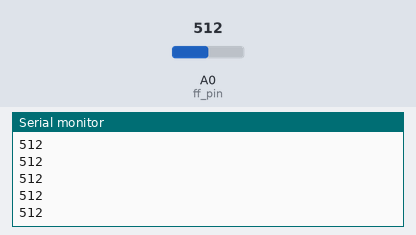
This sketch was run on a simulated Arduino Uno, built with avr-gcc and run on an emulated ATmega328P. Parts: the last lines printed to the serial monitor. The inputs (shaded band) are chosen by the test bench; at power-on: A0 (ff_pin) = 512.

Above: at 1.2 s.
1.3 s: A0 (ff_pin) set to 716
At 1.31 s:
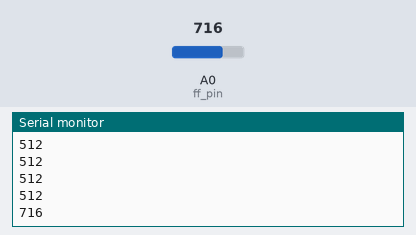
2.8 s: A0 (ff_pin) set to 900
At 2.81 s:
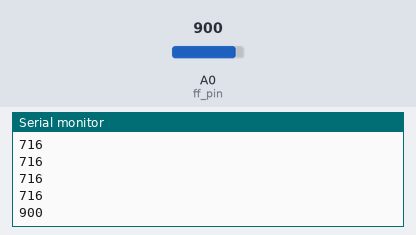
Timing chart, 0 to 5.8 s (numbered marks = the images above; inputs shaded):
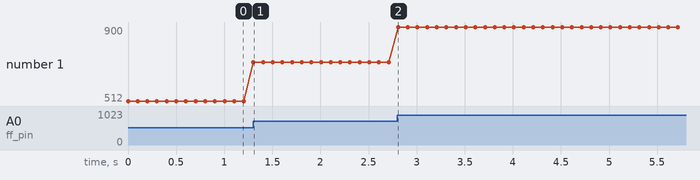

The sketch:

flexiforce.ino
```cpp
const int ff_pin = A0;

void setup() {
  // put your setup code here, to run once:
  Serial.begin(9600);
}

void loop() {
  int flexiForceReading = analogRead(ff_pin);
  Serial.println(flexiForceReading);

//  if(Serial.available()){ // only send data back if data has been sent
//    char inByte = Serial.read(); // read the incoming data
//  }

  delay(100);

}
```

Measured:
- after the input at 1.3 s, the serial monitor: prints a new line at once (image 1)
- after the input at 2.8 s, the serial monitor: prints a new line at once (image 2)
- plotted number 1: 512 → 716 after the input at 1.3 s, 716 → 900 after the input at 2.8 s
